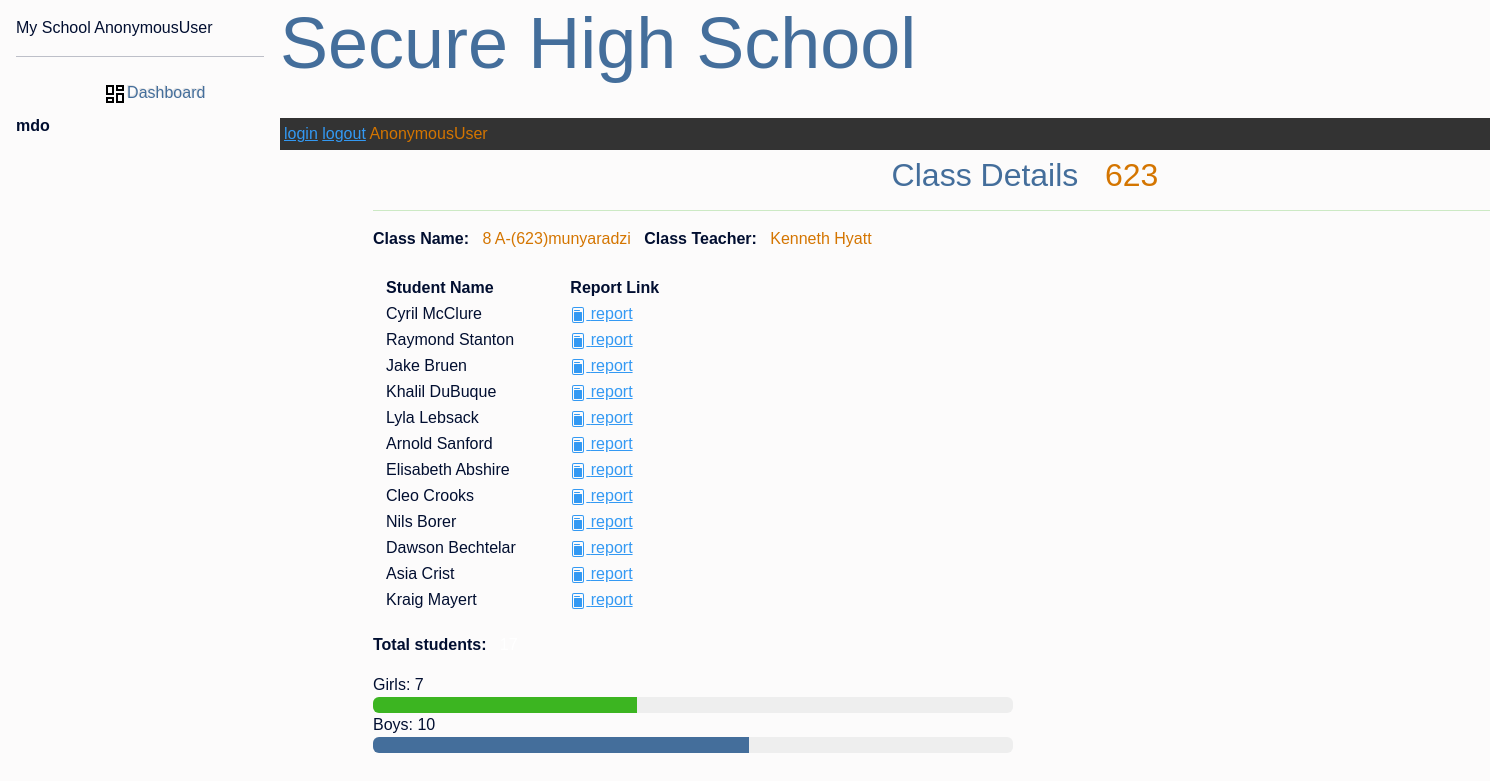
The page /classroom_details/1/ on the database its author committed.
### student/models.py (models this page shows, shortened)
class ClassRoom(models.Model):
    name      = models.ForeignKey(ClassName, on_delete=models.CASCADE)
    grd_level = models.ForeignKey(GradeLevel, on_delete=models.CASCADE, null=True, blank=True)
    students  = models.ManyToManyField(StudentProfile, blank=True)
    class_teacher = models.ForeignKey(CustomUser, on_delete=models.SET_NULL, null=True, blank=True, related_name='assigned_class')
    max_capacity  = models.PositiveIntegerField(default=45)
    date          = models.DateField(auto_now_add=True)
    year          = models.ForeignKey(AcademicCalendar, on_delete=models.CASCADE, null=True, blank=True)
    class Meta:
        ordering = ['name']
    def total_students(self):
            return self.students.count()
    def gender_distribution(self):
        return self.students.values('gender').annotate(total_students=Count('gender'))

class StudentProfile(models.Model):
    school_name   = models.ForeignKey(SchoolProfile, on_delete=models.CASCADE, blank=True, null=True)
    student       = models.OneToOneField(CustomUser, on_delete=models.CASCADE)
    gender        = models.CharField(max_length=10, choices=[('male', 'Male'), ('female', 'Female')])
    subjects      = models.ManyToManyField(SchoolSubject)  # Correctly relates to Subject
    grade_level   = models.ForeignKey(GradeLevel, on_delete=models.CASCADE, default=8)
    date_of_birth   = models.DateField()
    assigned_class  = models.ForeignKey('ClassRoom', on_delete=models.SET_NULL, null=True, blank=True)
    address         = models.TextField(null=True, blank=True)
    guardian_name   = models.CharField(max_length=255, null=True, blank=True)
    guardian_number = models.CharField(max_length=15, null=True, blank=True)
    guardian_email = models.EmailField(null=True, blank=True)
    date           = models.DateField(auto_now_add=True)
    academic_year  = models.ForeignKey(AcademicCalendar, on_delete=models.CASCADE, null=True, blank=True)

### district/models.py (models this page shows)
class AcademicCalendar(models.Model):
    academic_year = models.PositiveIntegerField(default=datetime.datetime.now().year, blank=True, null=True)
    term_1_start_date = models.DateField(blank=True, null=True)
    term_1_end_date = models.DateField(blank=True, null=True)
    term_2_start_date = models.DateField(blank=True, null=True)
    term_2_end_date = models.DateField(blank=True, null=True)
    term_3_start_date = models.DateField(blank=True, null=True)
    term_3_end_date = models.DateField(blank=True, null=True)
    is_current = models.BooleanField(default=True)
    def __str__(self):
        return f'{self.academic_year}'

class GradeLevel(models.Model):
    class GradeLevels(models.IntegerChoices):
        EIGHT  = 8, '8'
        NINE   = 9, '9'
        TEN    = 10, '10'
        ELEVEN = 11, '11'
        TWELVE = 12, '12'
    grade_level = models.IntegerField(choices=GradeLevels.choices)
    def __str__(self):
        return str(self.grade_level)

class District_School_Registration(models.Model):
    school_name   = models.CharField(max_length=255,blank=True, null=True)
    address       = models.TextField(blank=True, null=True)
    phone_number  = models.CharField(max_length=20,blank=True, null=True)
    email         = models.EmailField(blank=True, null=True)
    def __str__(self):
        return f'{self.school_name}'

### customsettings/models.py (models this page shows)
class ClassName(models.Model):
    CLASS_CHOICES = [
        ('A', 'A'),('B', 'B'),('C', 'C'),('D', 'D'),('E', 'E'),
    ]
    schoolprofile  = models.ForeignKey(SchoolProfile, on_delete=models.CASCADE,blank=True, null=True)
    grd_level      = models.ForeignKey(GradeLevel, on_delete=models.CASCADE, null=True, blank=True)
    classname      = models.CharField(max_length= 1, choices=CLASS_CHOICES)
    academic_year  = models.ForeignKey(AcademicCalendar, on_delete=models.CASCADE, null=True, blank=True)
    date           = models.DateField(auto_now_add=True)
    def __str__(self):
        return f"{self.grd_level} {self.classname}-({self.academic_year}){self.schoolprofile }"

class SchoolProfile(models.Model):
    school_name  = models.OneToOneField(District_School_Registration, on_delete=models.CASCADE, blank=True, null=True)
    school_logo  = models.ImageField(upload_to='school_logos/', blank=True, null=True)
    facebook     = models.URLField(blank=True)
    twitter      = models.URLField(blank=True)
    instagram    = models.URLField(blank=True)
    school_subjects   = models.ManyToManyField('SchoolSubject')
    is_setup_complete = models.BooleanField(default=False)
    def __str__(self):
       return f'{self.school_name}'

### customadmin/models.py (models this page shows, shortened)
class CustomUser(AbstractBaseUser, PermissionsMixin):
    USER_TYPE = (
        ('student', 'STUDENT'),
        ('teacher', 'TEACHER'),
        ('school_admin', 'SCHOOL_ADMIN'),
        ('deputy_head', 'DEPUTY_HEAD'),
        ('school_head', 'SCHOOL_HEAD'),
        ('district_admin', 'DISTRICT_ADMIN'),
    )
    POSITION = (
        ('admin', 'ADMIN'),
        ('user', 'USER'),
        ('staff', 'STAFF'),
        ('student', 'STUDENT'),
    )
    email       = models.EmailField(unique=True)
    first_name  = models.CharField(max_length=30)
    last_name   = models.CharField(max_length=30)
    position    = models.CharField(max_length=30, choices=POSITION)
    user_type   = models.CharField(max_length=30, choices=USER_TYPE)
    is_active   = models.BooleanField(default=True)
    is_staff    = models.BooleanField(default=False)
    is_school_superuser = models.BooleanField(default=False)
    objects     = CustomUserManager()
    USERNAME_FIELD = 'email'
    REQUIRED_FIELDS = ['first_name', 'last_name']
    def __str__(self):
        return f'{self.first_name} {self.last_name}'
    def get_full_name(self):
        return f'{self.first_name} {self.last_name}'

### student/views.py (the view)
# urls.py: path('classroom_details/<int:pk>/',views.classroom_details,name='classroom_details'),
def classroom_details(request, pk):
    classroom = get_object_or_404(ClassRoom, pk=pk)
    subject = SchoolProfile.objects.all()
    students = classroom.students.all()
    male_count = students.filter(gender='male').count()
    female_count = students.filter(gender='female').count()
    total_count = students.count()
    female_percentage = (female_count / total_count) * 100 if total_count > 0 else 0
    male_percentage = (male_count / total_count) * 100 if total_count > 0 else 0
    context = {
        'classroom': classroom,
        'subject': subject,
        'students': students,
        'male_count': male_count,
        'female_count': female_count,
        'total_count': total_count,
        'male_percentage': male_percentage,
        'female_percentage': female_percentage,
    }
    return render(request, 'student/classroom_details.html', context)

### customadmin/templatetags/custom_tags.py (called while the page is built)
@register.simple_tag
def get_dashboard_url(user):
    if user.groups.filter(name='student').exists():
        return reverse('high_level_dashboard')
    elif user.groups.filter(name='staff').exists():
        return reverse('teacher_dashboard')
    elif user.groups.filter(name='school_admin').exists():
        return reverse('school_admin_dashboard')
    elif user.groups.filter(name='deputy_head').exists():
        return reverse('deputy_head_dashboard')
    elif user.groups.filter(name='school_head').exists():
        return reverse('school_head_dashboard')
    else:
        return reverse('default_dashboard')

### templates/student/classroom_details.html (shortened to what this page needs)
{% extends 'partials/base1.html' %}
{% load crispy_forms_tags %}
{% block content %}
<div class="container">
<div class="row">
  <div class="  rounded p-2">
      <h2 class="text-center text-primary">Class Details &nbsp;&nbsp;<span class="text-warning">{{classroom.year}}</span></h2>
      <hr class="text-success">
      <strong>Class Name:&nbsp;&nbsp;</strong> <span class="text-warning">{{ classroom.name }}</span>&nbsp;&nbsp;
      <strong>Class Teacher:&nbsp;&nbsp;</strong> <span class="text-warning">{{ classroom.class_teacher }}</span>
        <div class="row  rounded p-3 d-flex gap-2">
          <div class="col-md-6  rounded p-2 overflow-auto" style="height: 350px;">
            <table>
              <thead>
                <tr>
                  <th>Student Name</th>
                  <th>Report Link</th>
                </tr>
              </thead>
              <tbody>
                {% for student in classroom.students.all %}
                <tr>
                  <td>{{ student.student.get_full_name }}</td>
                  <td><a href="{% url 'student_report' student_id=student.id %}"> report</a></td>
                </tr>
                {% endfor %}
              </tbody>
            </table>
          </div>
        </div>
          <p><strong>Total students:&nbsp;&nbsp;</strong> <span class="text-white">{{ classroom.total_students }}</span></p>
      {% if classroom.gender_distribution %}
      <div class="row">
        <div class="col-md-6">
            Girls: {{ female_count }}
            <div class="progress">
                <div class="progress-bar bg-success" role="progressbar" style="width: {{ female_percentage }}%;" aria-valuenow="{{ female_count }}" aria-valuemin="0" aria-valuemax="{{ total_count }}"></div>
            </div>
            Boys: {{ male_count }}
            <div class="progress">
                <div class="progress-bar bg-primary" role="progressbar" style="width: {{ male_percentage }}%;" aria-valuenow="{{ male_count }}" aria-valuemin="0" aria-valuemax="{{ total_count }}"></div>
            </div>
        </div>
      </div>
      {% endif %}
  </div>
</div>
</div>
{% endblock %}

### static/css/academia.css (style rules this page uses)
body { background: rgb(252, 251, 251); color: rgb(1, 14, 48); font-family: sans-serif; font-weight: 400; font-style: normal; }

### rows shown on the page
ClassRoom: year "623", name "8 A-(623)munyaradzi", class_teacher "Kenneth Hyatt"
StudentProfile: student.get_full_name "Cyril McClure"
StudentProfile: student.get_full_name "Raymond Stanton"
StudentProfile: student.get_full_name "Jake Bruen"
StudentProfile: student.get_full_name "Khalil DuBuque"
StudentProfile: student.get_full_name "Lyla Lebsack"
StudentProfile: student.get_full_name "Arnold Sanford"
StudentProfile: student.get_full_name "Elisabeth Abshire"
StudentProfile: student.get_full_name "Cleo Crooks"
StudentProfile: student.get_full_name "Nils Borer"
StudentProfile: student.get_full_name "Dawson Bechtelar"
StudentProfile: student.get_full_name "Asia Crist"
StudentProfile: student.get_full_name "Kraig Mayert"

### other values the page prints
{{ request.user }} "AnonymousUser"
{{ female_count }} "7"
{{ male_count }} "10"
